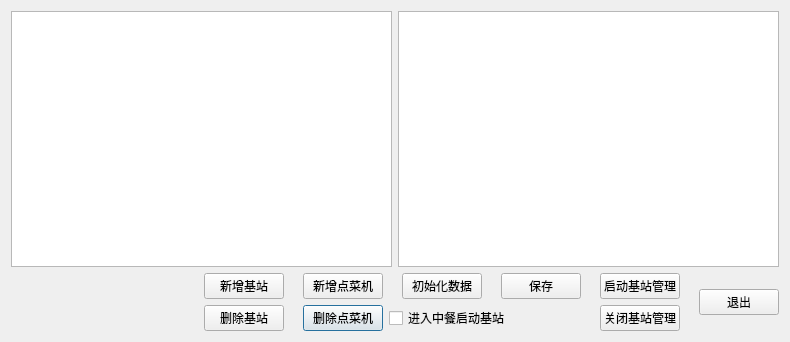
<?xml version="1.0" encoding="UTF-8"?>
<ui version="4.0">
 <class>w_sys_manage_wirelessordermonitoring_dialog</class>
 <widget class="QDialog" name="w_sys_manage_wirelessordermonitoring_dialog">
  <property name="geometry">
   <rect>
    <x>0</x>
    <y>0</y>
    <width>790</width>
    <height>342</height>
   </rect>
  </property>
  <property name="windowTitle">
   <string>Dialog</string>
  </property>
  <layout class="QVBoxLayout" name="verticalLayout">
   <item>
    <layout class="QHBoxLayout" name="horizontalLayout">
     <item>
      <widget class="QTableView" name="tableView">
       <property name="editTriggers">
        <set>QAbstractItemView::AnyKeyPressed|QAbstractItemView::CurrentChanged|QAbstractItemView::DoubleClicked|QAbstractItemView::EditKeyPressed</set>
       </property>
      </widget>
     </item>
     <item>
      <widget class="QTableView" name="tableView_2">
       <property name="editTriggers">
        <set>QAbstractItemView::AnyKeyPressed|QAbstractItemView::CurrentChanged|QAbstractItemView::DoubleClicked|QAbstractItemView::EditKeyPressed</set>
       </property>
      </widget>
     </item>
    </layout>
   </item>
   <item>
    <layout class="QGridLayout" name="gridLayout">
     <item row="1" column="3">
      <widget class="lds_toolbar_button" name="pushButton_del2">
       <property name="text">
        <string>删除点菜机</string>
       </property>
       <property name="outer_stylesheet" stdset="0">
        <string>pushbutton</string>
       </property>
      </widget>
     </item>
     <item row="0" column="14" rowspan="2">
      <widget class="lds_toolbar_button" name="pushButton_exit">
       <property name="text">
        <string>退出</string>
       </property>
       <property name="outer_stylesheet" stdset="0">
        <string>pushbutton</string>
       </property>
      </widget>
     </item>
     <item row="0" column="9">
      <widget class="lds_toolbar_button" name="pushButton_save">
       <property name="text">
        <string>保存</string>
       </property>
       <property name="outer_stylesheet" stdset="0">
        <string>pushbutton</string>
       </property>
      </widget>
     </item>
     <item row="0" column="8">
      <widget class="QLabel" name="label_3">
       <property name="text">
        <string/>
       </property>
       <property name="pixmap">
        <pixmap resource="../res.qrc">:/image/widgets_pic/rightarrow2.png</pixmap>
       </property>
       <property name="scaledContents">
        <bool>false</bool>
       </property>
      </widget>
     </item>
     <item row="0" column="6" colspan="2">
      <widget class="lds_toolbar_button" name="pushButton_init">
       <property name="text">
        <string>初始化数据</string>
       </property>
       <property name="outer_stylesheet" stdset="0">
        <string>pushbutton</string>
       </property>
      </widget>
     </item>
     <item row="0" column="1">
      <widget class="lds_toolbar_button" name="pushButton_new">
       <property name="text">
        <string>新增基站</string>
       </property>
       <property name="outer_stylesheet" stdset="0">
        <string>pushbutton</string>
       </property>
      </widget>
     </item>
     <item row="0" column="2" rowspan="2">
      <widget class="QLabel" name="label">
       <property name="text">
        <string/>
       </property>
       <property name="pixmap">
        <pixmap resource="../res.qrc">:/image/widgets_pic/rightarrow2.png</pixmap>
       </property>
       <property name="scaledContents">
        <bool>false</bool>
       </property>
      </widget>
     </item>
     <item row="1" column="12">
      <widget class="lds_toolbar_button" name="pushButton_close">
       <property name="text">
        <string>关闭基站管理</string>
       </property>
       <property name="outer_stylesheet" stdset="0">
        <string>pushbutton</string>
       </property>
      </widget>
     </item>
     <item row="0" column="12">
      <widget class="lds_toolbar_button" name="pushButton_startjz">
       <property name="text">
        <string>启动基站管理</string>
       </property>
       <property name="outer_stylesheet" stdset="0">
        <string>pushbutton</string>
       </property>
      </widget>
     </item>
     <item row="0" column="13" rowspan="2">
      <widget class="QLabel" name="label_4">
       <property name="text">
        <string/>
       </property>
       <property name="pixmap">
        <pixmap resource="../res.qrc">:/image/widgets_pic/rightarrow2.png</pixmap>
       </property>
       <property name="scaledContents">
        <bool>false</bool>
       </property>
      </widget>
     </item>
     <item row="0" column="3">
      <widget class="lds_toolbar_button" name="pushButton_new2">
       <property name="text">
        <string>新增点菜机</string>
       </property>
       <property name="outer_stylesheet" stdset="0">
        <string>pushbutton</string>
       </property>
      </widget>
     </item>
     <item row="1" column="0">
      <spacer name="horizontalSpacer">
       <property name="orientation">
        <enum>Qt::Horizontal</enum>
       </property>
       <property name="sizeHint" stdset="0">
        <size>
         <width>40</width>
         <height>20</height>
        </size>
       </property>
      </spacer>
     </item>
     <item row="1" column="1">
      <widget class="lds_toolbar_button" name="pushButton_del">
       <property name="text">
        <string>删除基站</string>
       </property>
       <property name="outer_stylesheet" stdset="0">
        <string>pushbutton</string>
       </property>
      </widget>
     </item>
     <item row="0" column="10">
      <widget class="QLabel" name="label_5">
       <property name="text">
        <string/>
       </property>
       <property name="pixmap">
        <pixmap resource="../res.qrc">:/image/widgets_pic/rightarrow2.png</pixmap>
       </property>
       <property name="scaledContents">
        <bool>false</bool>
       </property>
      </widget>
     </item>
     <item row="0" column="5">
      <widget class="QLabel" name="label_2">
       <property name="text">
        <string/>
       </property>
       <property name="pixmap">
        <pixmap resource="../res.qrc">:/image/widgets_pic/rightarrow2.png</pixmap>
       </property>
       <property name="scaledContents">
        <bool>false</bool>
       </property>
      </widget>
     </item>
     <item row="1" column="5" colspan="6">
      <widget class="QCheckBox" name="checkBox">
       <property name="text">
        <string>进入中餐启动基站</string>
       </property>
      </widget>
     </item>
    </layout>
   </item>
  </layout>
 </widget>
 <customwidgets>
  <customwidget>
   <class>lds_toolbar_button</class>
   <extends>QPushButton</extends>
   <header>lds_toolbar_button.h</header>
  </customwidget>
 </customwidgets>
 <resources>
  <include location="../res.qrc"/>
 </resources>
 <connections/>
</ui>
